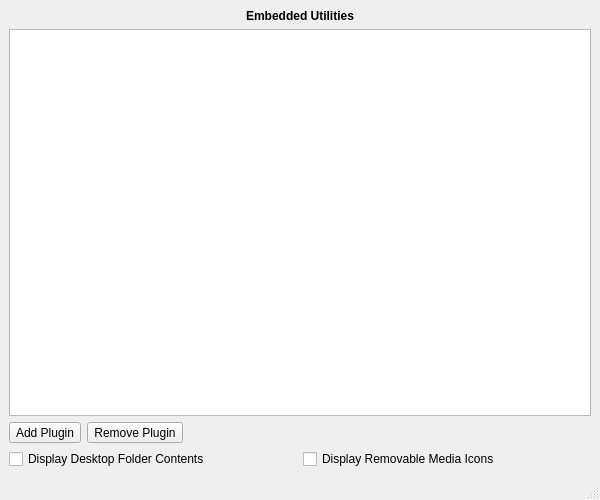
<?xml version="1.0" encoding="UTF-8"?>
<ui version="4.0">
 <class>MainWindow</class>
 <widget class="QMainWindow" name="MainWindow">
  <property name="geometry">
   <rect>
    <x>0</x>
    <y>0</y>
    <width>600</width>
    <height>500</height>
   </rect>
  </property>
  <property name="windowTitle">
   <string>Desktop Settings</string>
  </property>
  <widget class="QWidget" name="centralwidget">
   <layout class="QVBoxLayout" name="verticalLayout">
    <item>
     <widget class="QLabel" name="label_15">
      <property name="font">
       <font>
        <weight>75</weight>
        <bold>true</bold>
       </font>
      </property>
      <property name="text">
       <string>Embedded Utilities</string>
      </property>
      <property name="alignment">
       <set>Qt::AlignCenter</set>
      </property>
     </widget>
    </item>
    <item>
     <widget class="QListWidget" name="list_desktop_plugins">
      <property name="selectionMode">
       <enum>QAbstractItemView::ExtendedSelection</enum>
      </property>
      <property name="sortingEnabled">
       <bool>true</bool>
      </property>
     </widget>
    </item>
    <item>
     <layout class="QHBoxLayout" name="horizontalLayout_6">
      <item>
       <widget class="QToolButton" name="tool_desktop_addplugin">
        <property name="text">
         <string>Add Plugin</string>
        </property>
       </widget>
      </item>
      <item>
       <widget class="QToolButton" name="tool_desktop_rmplugin">
        <property name="text">
         <string>Remove Plugin</string>
        </property>
       </widget>
      </item>
      <item>
       <spacer name="horizontalSpacer_5">
        <property name="orientation">
         <enum>Qt::Horizontal</enum>
        </property>
        <property name="sizeHint" stdset="0">
         <size>
          <width>10</width>
          <height>20</height>
         </size>
        </property>
       </spacer>
      </item>
     </layout>
    </item>
    <item>
     <layout class="QHBoxLayout" name="horizontalLayout">
      <item>
       <widget class="QCheckBox" name="check_desktop_autolaunchers">
        <property name="text">
         <string>Display Desktop Folder Contents</string>
        </property>
       </widget>
      </item>
      <item>
       <widget class="QCheckBox" name="check_media_icons">
        <property name="text">
         <string>Display Removable Media Icons</string>
        </property>
       </widget>
      </item>
     </layout>
    </item>
   </layout>
  </widget>
  <widget class="QMenuBar" name="menubar">
   <property name="geometry">
    <rect>
     <x>0</x>
     <y>0</y>
     <width>600</width>
     <height>22</height>
    </rect>
   </property>
  </widget>
  <widget class="QStatusBar" name="statusbar"/>
 </widget>
 <resources/>
 <connections/>
</ui>
